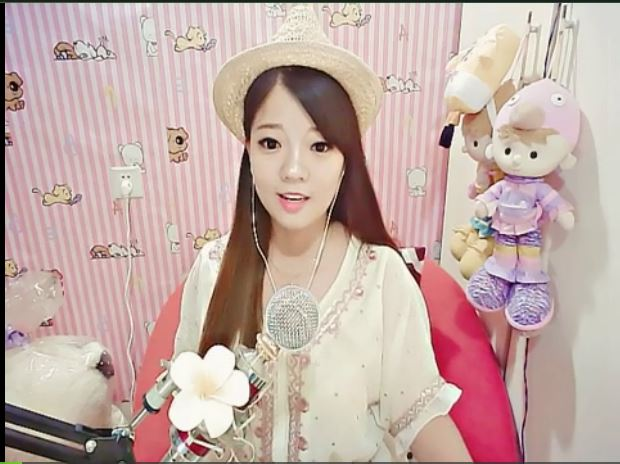
//> input picture faceDetect_OpenCV_3.0.0/face1.jpg, 620 x 464 px
$ ./faceDetect_OpenCV_3.0.0 face1.jpg   (built with g++ and OpenCV 4)
//> lines starting //> are read from the running program, lines starting //| are printed output that depends on the picture; after the words box and inside, x2 and y2 are one past the last pixel; in counts of white or black regions, pixels touching at a corner belong together
// 修改自 D:\Program Files\opencv\sources\samples\cpp\facedetect.cpp


#include "opencv2/objdetect.hpp"
#include "opencv2/imgcodecs.hpp"
#include "opencv2/videoio.hpp"
#include "opencv2/highgui.hpp"
#include "opencv2/imgproc.hpp"
#include "opencv2/core/utility.hpp"

#include "opencv2/videoio/videoio_c.h"
#include "opencv2/highgui/highgui_c.h"

#include <cctype>
#include <iostream>
#include <iterator>
#include <stdio.h>

using namespace std;
using namespace cv;

static void help()
{
	cout << "\nThis program demonstrates the cascade recognizer. Now you can use Haar or LBP features.\n"
		"This classifier can recognize many kinds of rigid objects, once the appropriate classifier is trained.\n"
		"It's most known use is for faces.\n"
		"Usage:\n"
		"./facedetect [--cascade=<cascade_path> this is the primary trained classifier such as frontal face]\n"
		"   [--nested-cascade[=nested_cascade_path this an optional secondary classifier such as eyes]]\n"
		"   [--scale=<image scale greater or equal to 1, try 1.3 for example>]\n"
		"   [--try-flip]\n"
		"   [filename|camera_index]\n\n"
		"see facedetect.cmd for one call:\n"
		"./facedetect --cascade=\"../../data/haarcascades/haarcascade_frontalface_alt.xml\" --nested-cascade=\"../../data/haarcascades/haarcascade_eye.xml\" --scale=1.3\n\n"
		"During execution:\n\tHit any key to quit.\n"
		"\tUsing OpenCV version " << CV_VERSION << "\n" << endl;
}

void detectAndDraw( Mat& img, CascadeClassifier& cascade,
				   CascadeClassifier& nestedCascade,
				   double scale, bool tryflip );

string cascadeName = "./data/haarcascades/haarcascade_frontalface_alt.xml";
string nestedCascadeName = "./data/haarcascades/haarcascade_eye_tree_eyeglasses.xml";

int main( int argc, const char** argv )
{
	CvCapture* capture = 0;
	Mat frame, frameCopy, image;
	const string scaleOpt = "--scale=";
	size_t scaleOptLen = scaleOpt.length();
	const string cascadeOpt = "--cascade=";
	size_t cascadeOptLen = cascadeOpt.length();
	const string nestedCascadeOpt = "--nested-cascade";
	size_t nestedCascadeOptLen = nestedCascadeOpt.length();
	const string tryFlipOpt = "--try-flip";
	size_t tryFlipOptLen = tryFlipOpt.length();
	string inputName;
	bool tryflip = false;

	help();

	CascadeClassifier cascade, nestedCascade;
	double scale = 1.0;

	for( int i = 1; i < argc; i++ )
	{
		cout << "Processing " << i << " " <<  argv[i] << endl;
		if( cascadeOpt.compare( 0, cascadeOptLen, argv[i], cascadeOptLen ) == 0 )
		{
			cascadeName.assign( argv[i] + cascadeOptLen );
			cout << "  from which we have cascadeName= " << cascadeName << endl;
		}
		else if( nestedCascadeOpt.compare( 0, nestedCascadeOptLen, argv[i], nestedCascadeOptLen ) == 0 )
		{
			if( argv[i][nestedCascadeOpt.length()] == '=' )
				nestedCascadeName.assign( argv[i] + nestedCascadeOpt.length() + 1 );
			if( !nestedCascade.load( nestedCascadeName ) )
				cerr << "WARNING: Could not load classifier cascade for nested objects" << endl;
		}
		else if( scaleOpt.compare( 0, scaleOptLen, argv[i], scaleOptLen ) == 0 )
		{
			if( !sscanf( argv[i] + scaleOpt.length(), "%lf", &scale ) || scale < 1 )
				scale = 1;
			cout << " from which we read scale = " << scale << endl;
		}
		else if( tryFlipOpt.compare( 0, tryFlipOptLen, argv[i], tryFlipOptLen ) == 0 )
		{
			tryflip = true;
			cout << " will try to flip image horizontally to detect assymetric objects\n";
		}
		else if( argv[i][0] == '-' )
		{
			cerr << "WARNING: Unknown option %s" << argv[i] << endl;
		}
		else
			inputName.assign( argv[i] );
	}

	if( !cascade.load( cascadeName ) )
	{
		cerr << "ERROR: Could not load classifier cascade" << endl;
		help();
		return -1;
	}

	if( inputName.empty() || (isdigit(inputName.c_str()[0]) && inputName.c_str()[1] == '\0') )
	{
		capture = cvCaptureFromCAM( inputName.empty() ? 0 : inputName.c_str()[0] - '0' );
		int c = inputName.empty() ? 0 : inputName.c_str()[0] - '0' ;
		if(!capture) cout << "Capture from CAM " <<  c << " didn't work" << endl;
	}
	else if( inputName.size() )
	{
		image = imread( inputName, 1 );
//> image is the input picture: 464 rows x 620 cols, CV_8UC3; mean B, G, R 165.1, 171.3, 195.1
		if( image.empty() )
		{
			//capture = cvCaptureFromAVI( inputName.c_str() );
			if(!capture) cout << "Capture from AVI didn't work" << endl;
		}
	}
	else
	{
		image = imread( "../data/lena.jpg", 1 );
		if(image.empty()) cout << "Couldn't read ../data/lena.jpg" << endl;
	}

	cvNamedWindow( "result", 1 );

	if( capture )
	{
		cout << "In capture ..." << endl;
		for(;;)
		{
			IplImage* iplImg = cvQueryFrame( capture );
			frame = cv::cvarrToMat(iplImg);
			if( frame.empty() )
				break;
			if( iplImg->origin == IPL_ORIGIN_TL )
				frame.copyTo( frameCopy );
			else
				flip( frame, frameCopy, 0 );

			detectAndDraw( frameCopy, cascade, nestedCascade, scale, tryflip );

			if( waitKey( 10 ) >= 0 )
				goto _cleanup_;
		}

		waitKey(0);

_cleanup_:
		cvReleaseCapture( &capture );
	}
	else
	{
		cout << "In image read" << endl;
		if( !image.empty() )
		{
			detectAndDraw( image, cascade, nestedCascade, scale, tryflip );
			waitKey(0);
		}
		else if( !inputName.empty() )
		{
			/* assume it is a text file containing the
			list of the image filenames to be processed - one per line */
			FILE* f = fopen( inputName.c_str(), "rt" );
			if( f )
			{
				char buf[1000+1];
				while( fgets( buf, 1000, f ) )
				{
					int len = (int)strlen(buf), c;
					while( len > 0 && isspace(buf[len-1]) )
						len--;
					buf[len] = '\0';
					cout << "file " << buf << endl;
					image = imread( buf, 1 );
					if( !image.empty() )
					{
						detectAndDraw( image, cascade, nestedCascade, scale, tryflip );
						c = waitKey(0);
						if( c == 27 || c == 'q' || c == 'Q' )
							break;
					}
					else
					{
						cerr << "Aw snap, couldn't read image " << buf << endl;
					}
				}
				fclose(f);
			}
		}
	}

	cvDestroyWindow("result");

	return 0;
}

void detectAndDraw( Mat& img, CascadeClassifier& cascade,
				   CascadeClassifier& nestedCascade,
				   double scale, bool tryflip )
{
//> called with scale = 1, tryflip = false
	int i = 0;
	double t = 0;
	vector<Rect> faces, faces2;
	const static Scalar colors[] =  { CV_RGB(0,0,255),
		CV_RGB(0,128,255),
		CV_RGB(0,255,255),
		CV_RGB(0,255,0),
		CV_RGB(255,128,0),
		CV_RGB(255,255,0),
		CV_RGB(255,0,0),
		CV_RGB(255,0,255)} ;
	Mat gray, smallImg( cvRound (img.rows/scale), cvRound(img.cols/scale), CV_8UC1 );

	cvtColor( img, gray, COLOR_BGR2GRAY );
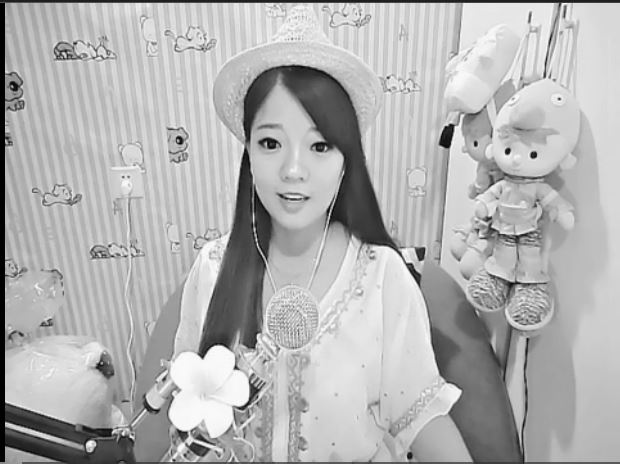
//> gray: 464 rows x 620 cols, CV_8UC1; min 0, max 255, mean 177.7
	resize( gray, smallImg, smallImg.size(), 0, 0, INTER_LINEAR );
	equalizeHist( smallImg, smallImg );
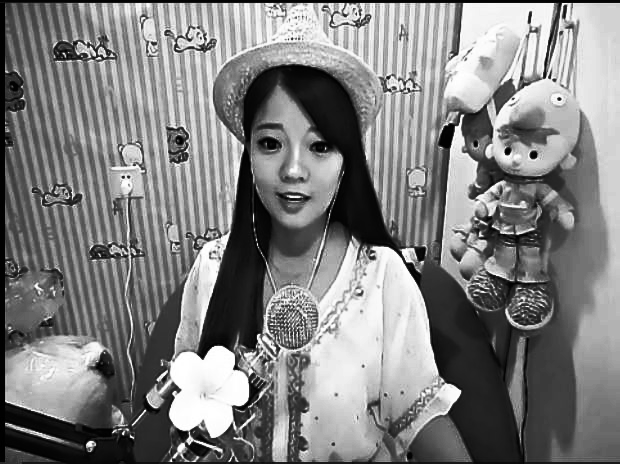
//> smallImg: 464 rows x 620 cols, CV_8UC1; min 0, max 255, mean 128.4

	t = (double)cvGetTickCount();
	cascade.detectMultiScale( smallImg, faces,
		1.1, 2, 0
		// |CASCADE_FIND_BIGGEST_OBJECT
		// |CASCADE_DO_ROUGH_SEARCH
		|CASCADE_SCALE_IMAGE
		,
		Size(30, 30) );
//> faces = 1 Rect (x, y, width, height): [237, 102, 117, 117]
	if( tryflip )
	{
		flip(smallImg, smallImg, 1);
		cascade.detectMultiScale( smallImg, faces2,
			1.1, 2, 0
			// |CASCADE_FIND_BIGGEST_OBJECT
			// |CASCADE_DO_ROUGH_SEARCH
			|CASCADE_SCALE_IMAGE
			,
			Size(30, 30) );
		for( vector<Rect>::const_iterator r = faces2.begin(); r != faces2.end(); r++ )
		{
			faces.push_back(Rect(smallImg.cols - r->x - r->width, r->y, r->width, r->height));
		}
	}
	t = (double)cvGetTickCount() - t;
	printf( "detection time = %g ms\n", t/((double)cvGetTickFrequency()*1000.) );
	for( vector<Rect>::const_iterator r = faces.begin(); r != faces.end(); r++, i++ )
	{
		Mat smallImgROI;
		vector<Rect> nestedObjects;
		Point center;
		Scalar color = colors[i%8];
		int radius;

		double aspect_ratio = (double)r->width/r->height;
		if( 0.75 < aspect_ratio && aspect_ratio < 1.3 )
		{
			center.x = cvRound((r->x + r->width*0.5)*scale);
			center.y = cvRound((r->y + r->height*0.5)*scale);
			radius = cvRound((r->width + r->height)*0.25*scale);
			circle( img, center, radius, color, 3, 8, 0 );
		}
		else
			rectangle( img, cvPoint(cvRound(r->x*scale), cvRound(r->y*scale)),
			cvPoint(cvRound((r->x + r->width-1)*scale), cvRound((r->y + r->height-1)*scale)),
			color, 3, 8, 0);
		if( nestedCascade.empty() )
			continue;
		smallImgROI = smallImg(*r);
		nestedCascade.detectMultiScale( smallImgROI, nestedObjects,
			1.1, 2, 0
			// |CASCADE_FIND_BIGGEST_OBJECT
			// |CASCADE_DO_ROUGH_SEARCH
			// |CASCADE_DO_CANNY_PRUNING
			|CASCADE_SCALE_IMAGE
			,
			Size(30, 30) );
		for( vector<Rect>::const_iterator nr = nestedObjects.begin(); nr != nestedObjects.end(); nr++ )
		{
			center.x = cvRound((r->x + nr->x + nr->width*0.5)*scale);
			center.y = cvRound((r->y + nr->y + nr->height*0.5)*scale);
			radius = cvRound((nr->width + nr->height)*0.25*scale);
			circle( img, center, radius, color, 3, 8, 0 );
		}
	}
//> this loop made 1 pass
//> (aspect_ratio, radius) on pass 1: (1, 58)
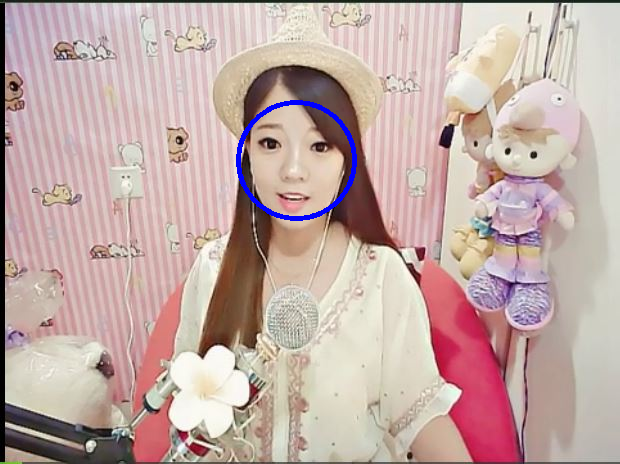
//> img: 464 rows x 620 cols, CV_8UC3; 0.62% of pixels changed, all inside (x1, y1, x2, y2) = (236, 100, 357, 221)
//> after the loop, i = 1
	cv::imshow( "result", img );
}
